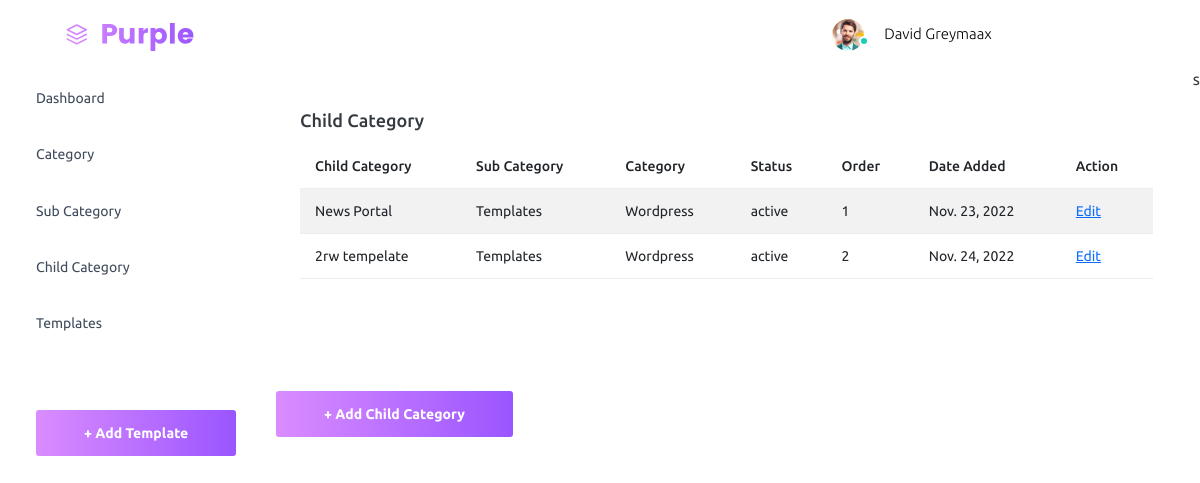
The page /adminpanel/child_category/ on the database as committed earlier.
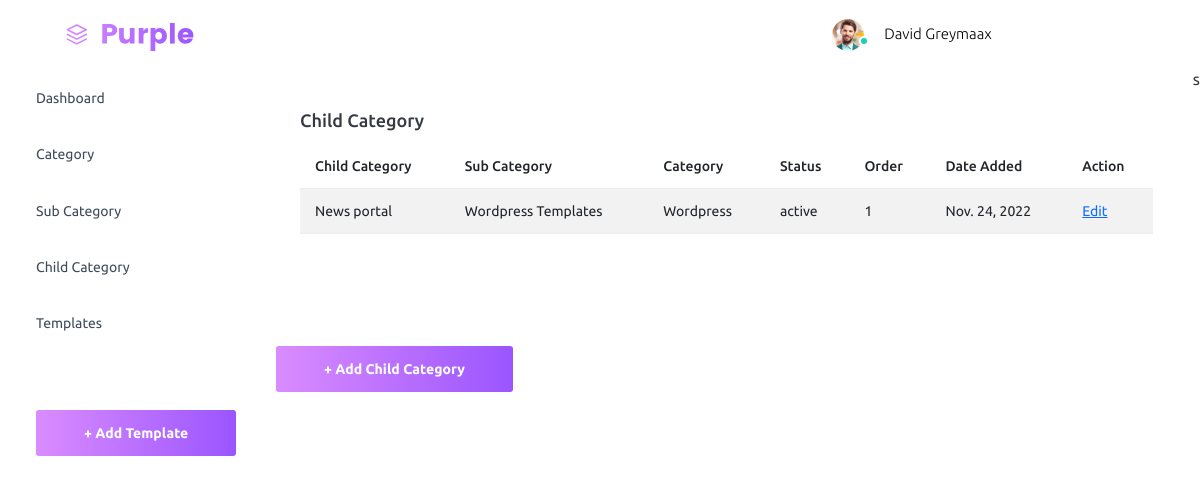
The same page on the database as committed later.
### adminpanel/models.py (models this page shows, shortened)
class ChildCategory(models.Model):
    sub_category = models.ForeignKey(SubCategory, on_delete=models.CASCADE)
    child_category = models.CharField(max_length=100)
    order = models.IntegerField(null=True)
    status = models.IntegerField(null=True, default='1')
    created = models.DateTimeField(auto_now_add=True, null=True)

class SubCategory(models.Model):
    category = models.ForeignKey(Category, on_delete=models.CASCADE)
    sub_category = models.CharField(max_length=100,unique=True)
    order = models.IntegerField(null=True)
    status = models.IntegerField(null=True, default='1')
    created = models.DateTimeField(auto_now_add=True, null=True)
    def __str__(self):
        return self.sub_category

class Category(models.Model):
    category = models.CharField(max_length=100,unique=True)
    category_image = models.ImageField(null=True, upload_to='category_images/')
    order = models.IntegerField(null=True)
    status = models.IntegerField(null=True, default='1')
    created = models.DateTimeField(auto_now_add=True, null=True)
    def __str__(self):
        return self.category

### adminpanel/views.py (the view)
# urls.py: path('child_category/', views.child_category, name='child_category'),
def child_category(request):
    child_category = ChildCategory.objects.all()
    context = {
        'child_category': child_category
    }
    return render(request, 'admin/child_category.html', context)

### templates/admin/child_category.html
{% load static %}
{% include 'admin/nav.html' %}
<div class="main-panel">
    <div class="col-lg-12 grid-margin stretch-card">
        <div class="card">
            <div class="card-body">
                <h4 class="card-title">Child Category</h4>
                <table class="table table-striped">
                    <thead>
                        <tr>
                            <th> Child Category</th>
                            <th> Sub Category</th>
                            <th> Category</th>
                            <th> Status </th>
                            <th> Order</th>
                            <th>Date Added</th>
                            <th>Action</th>
                        </tr>
                    </thead>
                    <tbody>
                        {% for child_category in child_category %}
                        <tr>
                            <td>{{child_category.child_category}}</td>
                            <td>{{child_category.sub_category}} </td>
                            <td>{{child_category.sub_category.category}}</td>
                            <td>
                                {% if child_category.status == 0 %}
                                inactive
                                {% else %}
                                active
                                {% endif %}
                            </td>
                            <td> {{child_category.order}}</td>
                            <td>{{child_category.created.date}}</td>
                            <td><a href=""> Edit</a></td>
                        </tr>
                        {% endfor %}
                    </tbody>
                </table>
            </div>
        </div>
    </div>
    <span class="nav-link">
        <a href="{% url 'add_child_category' %}">
            <button class="btn btn-block btn-lg btn-gradient-primary mt-4">+ Add Child Category</button>
        </a>
    </span>
</div>
{% include 'admin/footer.html' %}s

### templates/admin/nav.html (shortened to what this page needs)
{% load static %}
<!DOCTYPE html>
<html lang="en">
    <head>
        <link rel="stylesheet" href="{% static 'admin/assets/vendors/mdi/css/materialdesignicons.min.css' %}">
        <link rel="stylesheet" href="{% static 'admin/assets/vendors/css/vendor.bundle.base.css' %}">
        <link rel="stylesheet" href="{% static 'admin/assets/css/style.css' %}">
    </head>
    <body>
    <div class="container-scroller">
        <nav class="navbar default-layout-navbar col-lg-12 col-12 p-0 fixed-top d-flex flex-row">
            <div class="text-center navbar-brand-wrapper d-flex align-items-center justify-content-center">
                <a class="navbar-brand brand-logo" href="{% url 'dashboard' %}"><img src="{% static 'admin/assets/images/logo.svg' %}" alt="logo" /></a>
            </div>
            <div class="navbar-menu-wrapper d-flex align-items-stretch">
                <button class="navbar-toggler navbar-toggler align-self-center" type="button" data-toggle="minimize">
                    <span class="mdi mdi-menu"></span>
                </button>
                <ul class="navbar-nav navbar-nav-right">
                    <li class="nav-item nav-profile dropdown">
                        <a class="nav-link dropdown-toggle"
                            aria-expanded="false">
                            <div class="nav-profile-img">
                                <img src="{% static 'admin/assets/images/faces/face1.jpg' %}" alt="image">
                                <span class="availability-status online"></span>
                            </div>
                            <div class="nav-profile-text">
                                <p class="mb-1 text-black">David Greymaax</p>
                            </div>
                        </a>
                    </li>
                    <li class="nav-item nav-profile dropdown">
                        <a class="nav-link dropdown-toggle" id="profileDropdown" href="#" data-bs-toggle="dropdown"
                            aria-expanded="false">
                            <i class="mdi mdi-power"></i>
                        </a>
                    </li>
                    <li class="nav-item d-none d-lg-block full-screen-link">
                        <a class="nav-link">
                            <i class="mdi mdi-fullscreen" id="fullscreen-button"></i>
                        </a>
                    </li>
                </ul>
            </div>
        </nav>
        <div class="container-fluid page-body-wrapper">
            <nav class="sidebar sidebar-offcanvas" id="sidebar">
                <ul class="nav">
                    <li class="nav-item">
                        <a class="nav-link" href="{% url 'dashboard' %}">
                            <span class="menu-title">Dashboard</span>
                            <i class="mdi mdi-home menu-icon"></i>
                        </a>
                    </li>
                    <li class="nav-item">
                        <a class="nav-link" href="{% url 'category' %}">
                            <span class="menu-title">Category</span>
                            <i class="mdi mdi-crosshairs-gps menu-icon"></i>
                        </a>
                    </li>
                    <li class="nav-item">
                        <a class="nav-link" href="{% url 'sub_category' %}">
                            <span class="menu-title">Sub Category</span>
                            <i class="mdi mdi-format-list-bulleted menu-icon"></i>
                        </a>
                    </li>
                    <li class="nav-item">
                        <a class="nav-link" href="{% url 'child_category' %}">
                            <span class="menu-title">Child Category</span>
                            <i class="mdi mdi-format-list-bulleted menu-icon"></i>
                        </a>
                    </li>
                    <li class="nav-item">
                        <a class="nav-link" href="{% url 'template' %}">
                            <span class="menu-title">Templates</span>
                            <i class="mdi mdi-chart-bar menu-icon"></i>
                        </a>
                    </li>
                    <li class="nav-item sidebar-actions">
                        <span class="nav-link">
                            <a href="{% url 'add_template' %}">
                            <button class="btn btn-block btn-lg btn-gradient-primary mt-4">+ Add Template</button>
                        </a>
                        </span>
                    </li>
                </ul>
            </nav>

### templates/admin/footer.html (shortened to what this page needs)
{% load static %}
</body>
</html>

Rows that differ between the two databases and show on the page:
removed ChildCategory: child_category "News Portal", sub_category "Templates", sub_category.category "Wordpress", status "active", order "1", created "Nov. 23, 2022"
removed ChildCategory: child_category "2rw tempelate", sub_category "Templates", sub_category.category "Wordpress", status "active", order "2", created "Nov. 24, 2022"
added ChildCategory: child_category "News portal", sub_category "Wordpress Templates", sub_category.category "Wordpress", status "active", order "1", created "Nov. 24, 2022"
